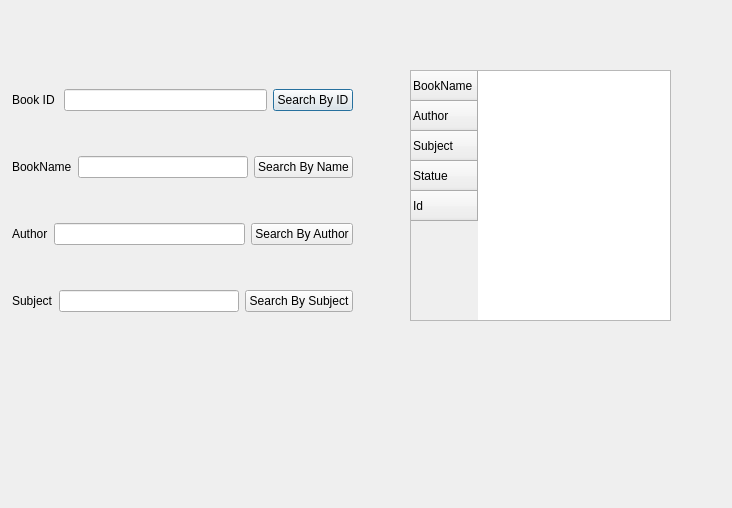
<?xml version="1.0" encoding="UTF-8"?>
<ui version="4.0">
 <class>Window_Search</class>
 <widget class="QDialog" name="Window_Search">
  <property name="geometry">
   <rect>
    <x>0</x>
    <y>0</y>
    <width>732</width>
    <height>508</height>
   </rect>
  </property>
  <property name="windowTitle">
   <string>Dialog</string>
  </property>
  <widget class="QTableWidget" name="tableWidget">
   <property name="geometry">
    <rect>
     <x>410</x>
     <y>70</y>
     <width>261</width>
     <height>251</height>
    </rect>
   </property>
   <property name="columnCount">
    <number>0</number>
   </property>
   <row>
    <property name="text">
     <string>BookName</string>
    </property>
   </row>
   <row>
    <property name="text">
     <string>Author</string>
    </property>
   </row>
   <row>
    <property name="text">
     <string>Subject</string>
    </property>
   </row>
   <row>
    <property name="text">
     <string>Statue</string>
    </property>
   </row>
   <row>
    <property name="text">
     <string>Id</string>
    </property>
   </row>
  </widget>
  <widget class="QWidget" name="">
   <property name="geometry">
    <rect>
     <x>12</x>
     <y>50</y>
     <width>341</width>
     <height>301</height>
    </rect>
   </property>
   <layout class="QVBoxLayout" name="verticalLayout">
    <item>
     <layout class="QHBoxLayout" name="horizontalLayout_4">
      <item>
       <widget class="QLabel" name="label">
        <property name="text">
         <string>Book ID </string>
        </property>
       </widget>
      </item>
      <item>
       <widget class="QLineEdit" name="lineEdit_BookId"/>
      </item>
      <item>
       <widget class="QPushButton" name="pushButton_ID">
        <property name="text">
         <string>Search By ID</string>
        </property>
       </widget>
      </item>
     </layout>
    </item>
    <item>
     <layout class="QHBoxLayout" name="horizontalLayout">
      <item>
       <widget class="QLabel" name="label_BookName">
        <property name="text">
         <string>BookName</string>
        </property>
       </widget>
      </item>
      <item>
       <widget class="QLineEdit" name="lineEdit_BookName"/>
      </item>
      <item>
       <widget class="QPushButton" name="pushButton_name">
        <property name="text">
         <string>Search By Name</string>
        </property>
       </widget>
      </item>
     </layout>
    </item>
    <item>
     <layout class="QHBoxLayout" name="horizontalLayout_2">
      <item>
       <widget class="QLabel" name="label_AuthorName">
        <property name="text">
         <string>Author</string>
        </property>
       </widget>
      </item>
      <item>
       <widget class="QLineEdit" name="lineEdit_AuthorName"/>
      </item>
      <item>
       <widget class="QPushButton" name="pushButton_author">
        <property name="text">
         <string>Search By Author</string>
        </property>
       </widget>
      </item>
     </layout>
    </item>
    <item>
     <layout class="QHBoxLayout" name="horizontalLayout_3">
      <item>
       <widget class="QLabel" name="label_Subject">
        <property name="text">
         <string>Subject</string>
        </property>
       </widget>
      </item>
      <item>
       <widget class="QLineEdit" name="lineEdit_Subject"/>
      </item>
      <item>
       <widget class="QPushButton" name="pushButton_subject">
        <property name="text">
         <string>Search By Subject</string>
        </property>
       </widget>
      </item>
     </layout>
    </item>
   </layout>
  </widget>
 </widget>
 <resources/>
 <connections/>
</ui>
